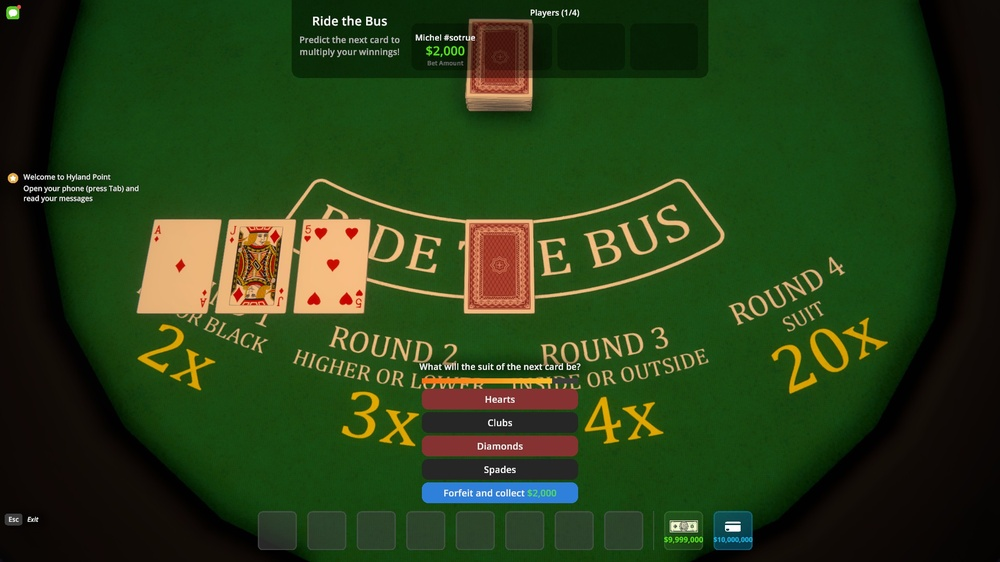
#> input picture templates/cards/cardsample_1.jpg, 1000 x 562 px, shrunk from 1920 x 1080 before the run
$ python create_full_card_templates.py
#> lines starting #> are read from the running program, lines starting #| are printed output that depends on the picture
from pathlib import Path
import shutil

def create_full_card_templates():
    """
    Schneidet die Slots als Vollkarten-Templates und benennt sie nach den erwarteten Karten.
    """
    card_mapping = {
        "cardsample_1.jpg": [("a", "diamonds"), ("j", "diamonds"), ("5", "hearts")],
        "cardsample_2.jpg": [("8", "hearts"), ("2", "hearts"), ("2", "spades")],
        "cardsample_3.jpg": [("q", "clubs"), ("2", "hearts"), ("6", "clubs")],
        "cardsample_4.jpg": [("j", "diamonds"), ("10", "clubs"), ("k", "diamonds")],
        "cardsample_5.jpg": [("a", "spades"), ("6", "spades"), ("9", "diamonds")],
    }

    full_templates_dir = Path("templates/cards")
    full_templates_dir.mkdir(exist_ok=True)

    for sample, cards in card_mapping.items():
        sample_path = Path("templates/cards") / sample
        if not sample_path.exists():
            print(f"Sample {sample} not found")
            continue

        from PIL import Image
        img = Image.open(sample_path)
#> img is the input picture: PIL image 1000x562 RGB; mean R, G, B 39.9, 63.1, 23.9
        width, height = img.size
#> width = 1000; height = 562

        CARD_SLOTS = [
            (0.215, 0.375, 0.115, 0.20),
            (0.315, 0.375, 0.115, 0.20),
            (0.415, 0.375, 0.115, 0.20),
        ]

        for i, (rank, suit) in enumerate(cards):
            x_rel, y_rel, w_rel, h_rel = CARD_SLOTS[i]
            x = int(x_rel * width)
            y = int(y_rel * height)
            w = int(w_rel * width)
            h = int(h_rel * height)

            roi = img.crop((x, y, x + w, y + h))

            template_name = f"{rank}_{suit}.png"
            template_path = full_templates_dir / template_name
            roi.save(template_path)
            print(f"Saved full card template: {template_name}")
#> this loop made 3 passes
#> pass 1, in create_full_card_templates, `roi = img.crop((x, y, x + w, y + h))`:
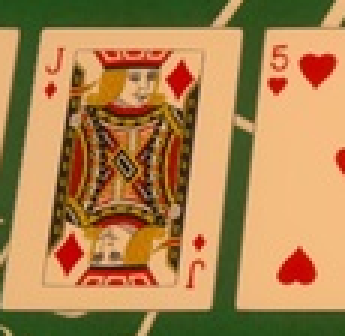
#> roi: PIL image 115x112 RGB (shown 3 times larger); mean R, G, B 171.4, 131.3, 79.9
#> pass 2, in create_full_card_templates, `roi = img.crop((x, y, x + w, y + h))`:
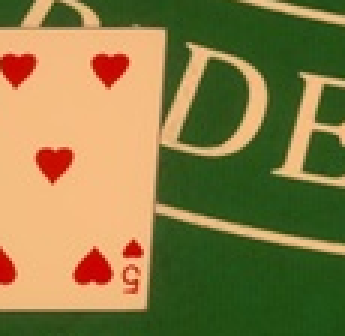
#> roi: PIL image 115x112 RGB (shown 3 times larger); mean R, G, B 135.8, 124, 69.6
#> pass 3, in create_full_card_templates, `roi = img.crop((x, y, x + w, y + h))`:
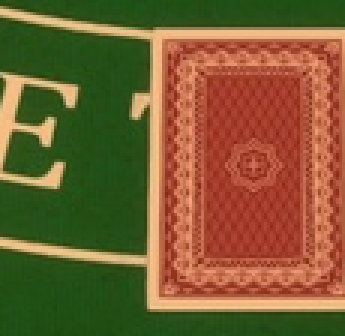
#> roi: PIL image 115x112 RGB (shown 3 times larger); mean R, G, B 119.5, 93.3, 50.4
#> pass 2 of the loop in create_full_card_templates, `for sample, cards in card_mapping.items():`:
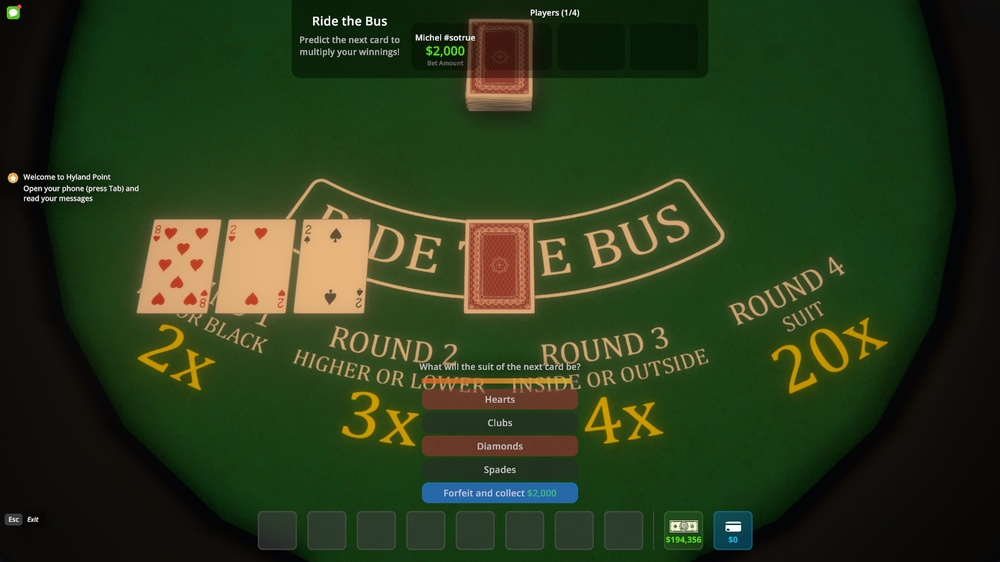
#> input picture templates/cards/cardsample_2.jpg, 1000 x 562 px, shrunk from 1920 x 1080 before the run
#> in create_full_card_templates, img is the input picture: PIL image 1000x562 RGB; mean R, G, B 41.9, 58.3, 27.1
#> the loop in create_full_card_templates, `for i, (rank, suit) in enumerate(cards):` made 3 passes
#> pass 1, in create_full_card_templates, `roi = img.crop((x, y, x + w, y + h))`:
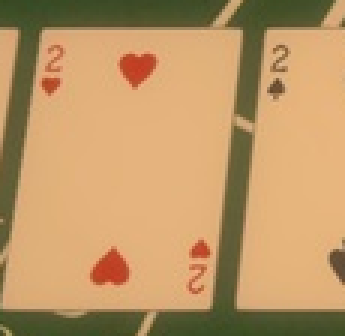
#> roi: PIL image 115x112 RGB (shown 3 times larger); mean R, G, B 188.7, 150.8, 102.3
#> pass 3, in create_full_card_templates, `roi = img.crop((x, y, x + w, y + h))`:
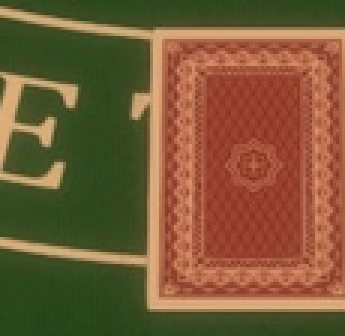
#> roi: PIL image 115x112 RGB (shown 3 times larger); mean R, G, B 119.4, 90, 54.7
#> pass 3 of the loop in create_full_card_templates, `for sample, cards in card_mapping.items():`:
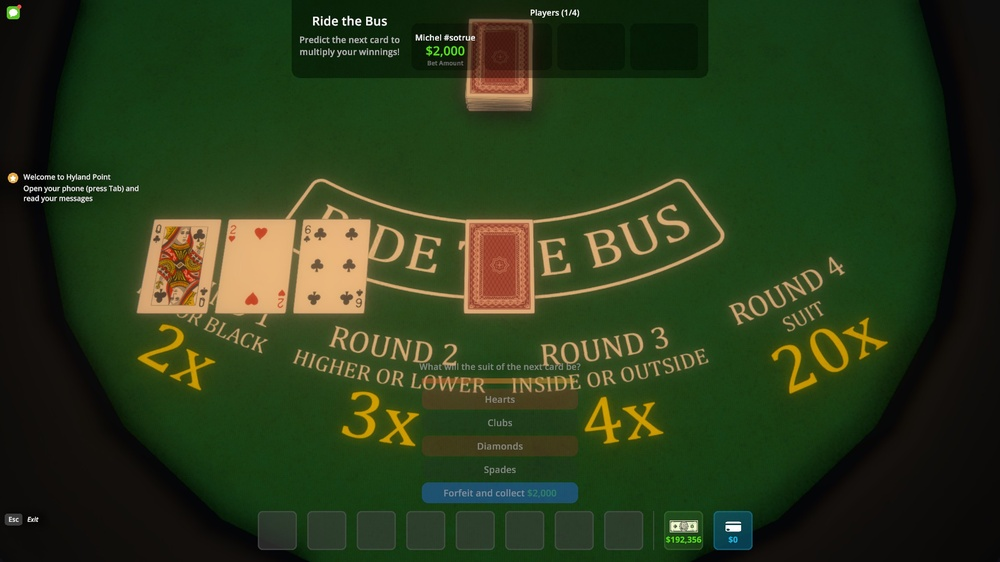
#> input picture templates/cards/cardsample_3.jpg, 1000 x 562 px, shrunk from 1920 x 1080 before the run
#> in create_full_card_templates, img is the input picture: PIL image 1000x562 RGB; mean R, G, B 42.2, 58.5, 26.7
#> the loop in create_full_card_templates, `for i, (rank, suit) in enumerate(cards):` made 3 passes
#> pass 1, in create_full_card_templates, `roi = img.crop((x, y, x + w, y + h))`:
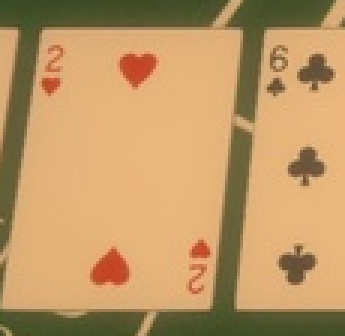
#> roi: PIL image 115x112 RGB (shown 3 times larger); mean R, G, B 189.9, 151.4, 100.8
#> pass 3, in create_full_card_templates, `roi = img.crop((x, y, x + w, y + h))`:
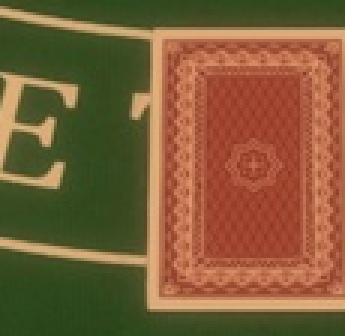
#> roi: PIL image 115x112 RGB (shown 3 times larger); mean R, G, B 124.8, 92.8, 56.1
#> the loop made 5 passes; the first 3 are shown

if __name__ == "__main__":
    create_full_card_templates()
